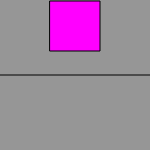
Frame 1 (no input)
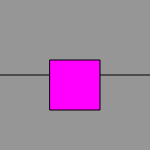
Frame 60 (no input)
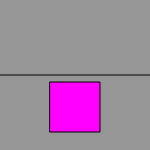
Frame 120 (the mouse pressed at the canvas centre since frame 60)

The p5.js sketch that drew these frames (run headless with seeded random() and noise() and a simulated clock; from frame 60 on, the mouse is pressed at the canvas centre):

// p5.js sketch
// ── sketch.js
let radius = 50;
let y = 0;
let speed = 1;
let direction = 1;
let coolDown = 0;

function setup() {
  createCanvas(150, 150);
  frameRate(60);
}



function draw() {
  let x = width-100;
  coolDown = coolDown +1;
  console.log(coolDown)
  background(150);
  line(0, 75, 150, 75);
  fill(255, 0, 255);
    y += -speed * -direction;
    if ((y > height-radius) || (y < 0)) {
      direction = -direction;
      coolDown = 0;
      console.log (coolDown);
      }
    if (coolDown = 0){
        radius = radius +5;
        console.log (radius);
      }

      rect(x, y, radius, radius);
}
